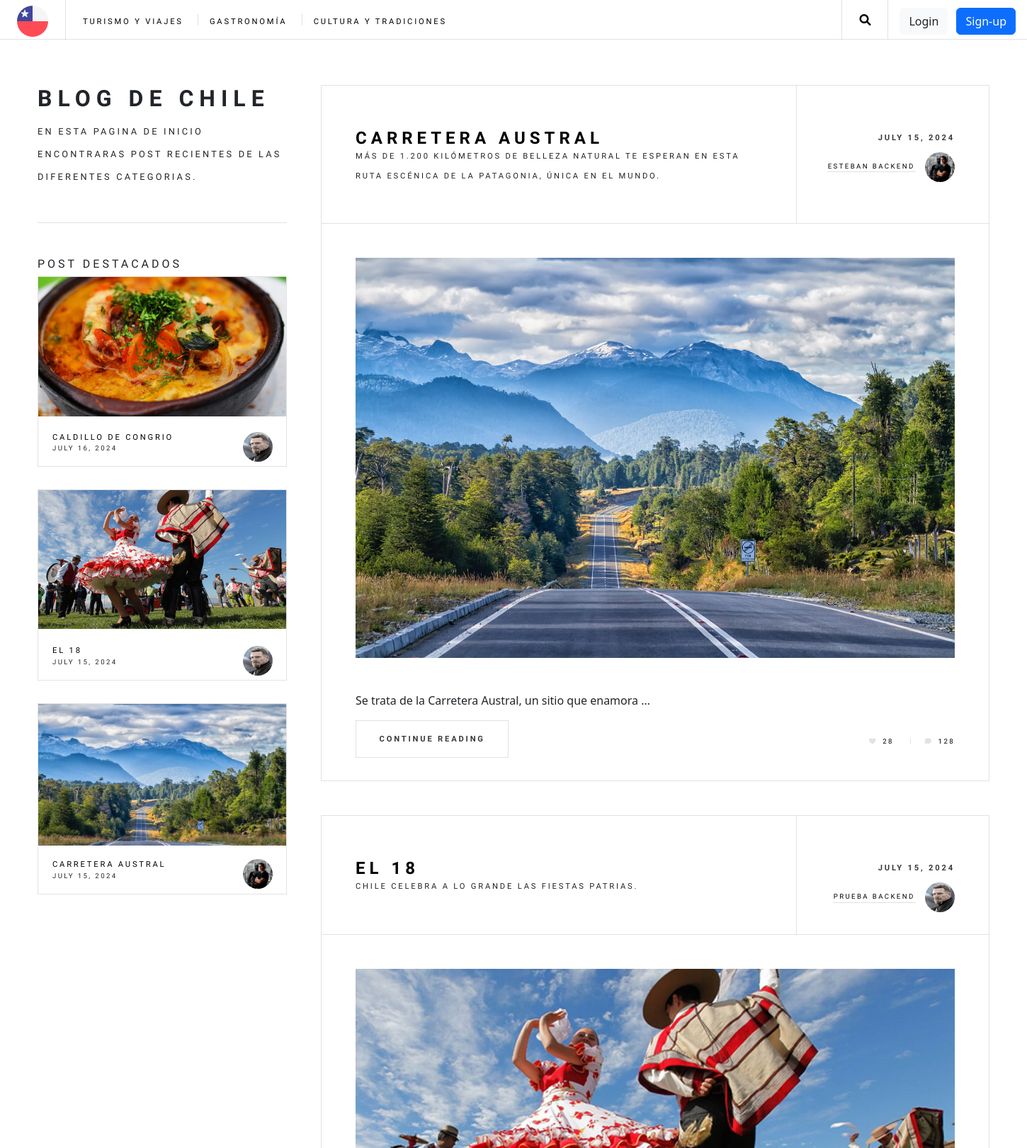
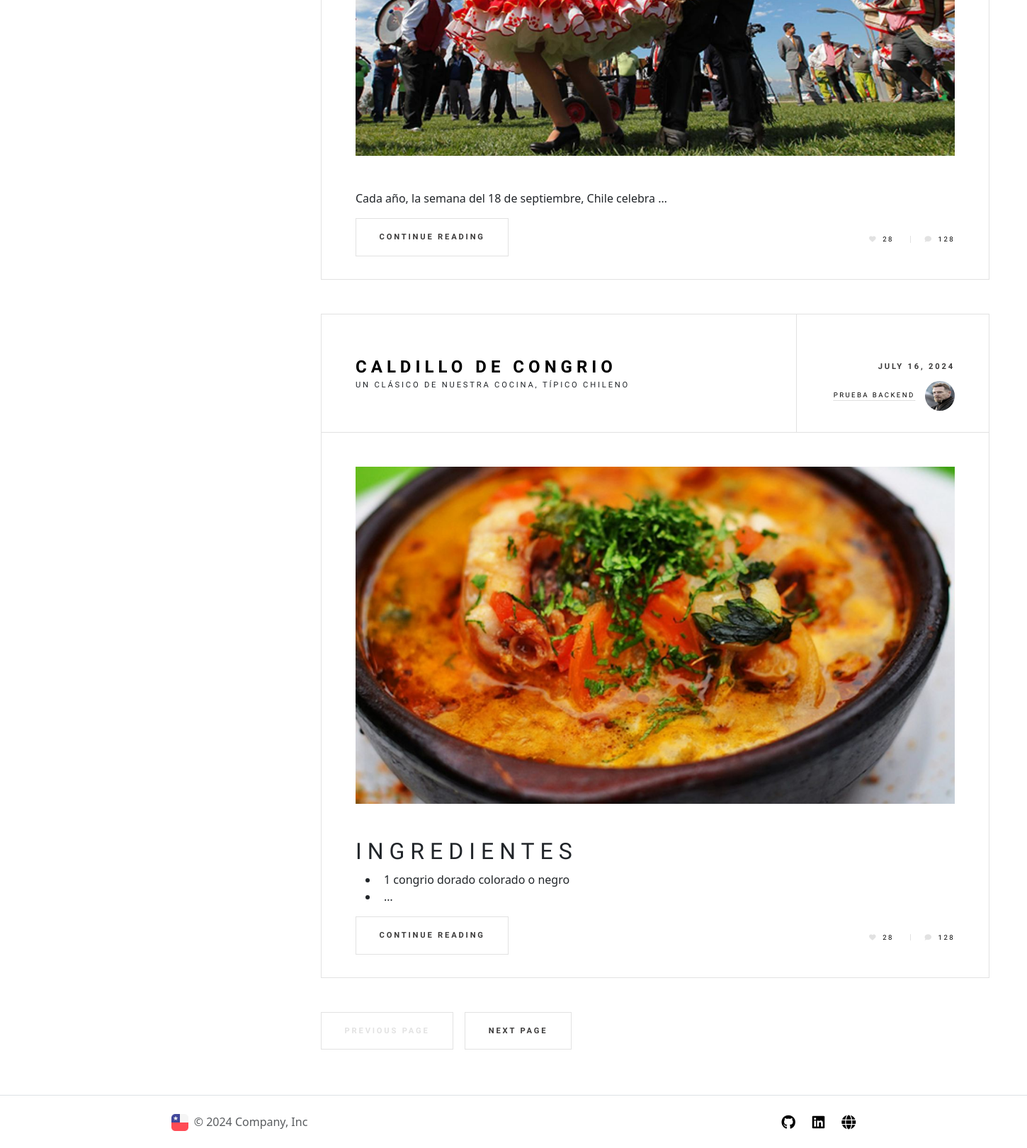
The page / on the database its author committed (2 pictures, top to bottom).
### blog/models.py (models this page shows, shortened)
class Category(models.Model):
    name = models.CharField(max_length=255)
    description = models.TextField(blank=True, null=True)

class Post(models.Model):
    title = models.CharField(max_length=255)
    subtitle = models.CharField(max_length=255)
    cover = models.ImageField(upload_to='covers/', default='default.jpg', null=True, blank=True)
    content = RichTextUploadingField()
    created_at = models.DateTimeField(auto_now_add=True)
    updated_at = models.DateField(auto_now=True)
    category = models.ForeignKey(Category, on_delete=models.CASCADE, related_name='posts')
    subcategory = models.ForeignKey(SubCategory, on_delete=models.CASCADE, related_name='posts')
    author = models.ForeignKey(User, on_delete=models.CASCADE, related_name='posts')

### users/models.py (models this page shows, shortened)
class Profile(models.Model):
    user = models.OneToOneField(User, on_delete=models.CASCADE, related_name='profile')
    image = models.ImageField(upload_to='profile/', default='default.jpg')

### blog/views.py (the view)
# urls.py: path('', views.home, name='home'),
def home(request):
    all_post = Post.objects.all()
    all_featured_posts = Post.objects.annotate(num_comments=Count('comments')).order_by('-num_comments')[:3]
    return render(request, 'home.html', {'all_post': all_post, 'all_featured_posts': all_featured_posts})

### blog/context_processors.py (called while the page is built)
def all_category(request):
    categories = Category.objects.all()
    return {'categories': categories }

### blog/templates/home.html
{% extends 'base.html' %}
{% load static %}
{% block content %}
<div id="main">
    {% for post in all_post %}
    {% include 'post.html' %}
    {% endfor %}
    <ul class="actions pagination">
        <li><a href="" class="disabled button large previous">Previous Page</a></li>
        <li><a href="#" class="button large next">Next Page</a></li>
    </ul>
</div>
<section id="sidebar">
    <section id="intro">
        <header>
            <h2>Blog de chile</h2>
            <p class="pt-3">En esta pagina de inicio encontraras post recientes de las diferentes categorias.</p>
        </header>
    </section>
    <section>
        <div class="mini-posts">
            <h6>Post Destacados</h6>
            {% for post in all_featured_posts %}
                <article class="mini-post">
                    <header>
                        <h3><a href="{% url 'post' post.id %}">{{post.title}}</a></h3>
                        <time class="published" datetime="2015-10-20">{{post.created_at|date:"F j, Y"}}</time>
                        <a href="{% url 'post' post.id %}" class="author">
                            <img src="{{post.author.profile.image.url}}" height="42" width="42">
                        </a>
                    </header>
                    <a href="{% url 'post' post.id %}" class="image card-img">
                        <img src="{{post.cover.url}}" alt="{{post.cover.name}}" />
                    </a>
                </article>
            {% endfor %}
        </div>
    </section>
</section>
{% endblock %}

### templates/navbar.html (shortened to what this page needs)
{% load static %}
<header id="header">
  <div class="ps-4">
      <a href="{% url 'home' %}" class="border-0"><img class="rounded-circle" src="{% static 'images/logo.jpg' %}" alt="" width="44" height="44"></a>
  </div>
  <nav class="links">
    <ul>
      {% for category in categories %}
      <li>
        <a href="{% url 'seccion' category.name %}">{{ category.name }}</a>
      </li>
      {% endfor %}
    </ul>
  </nav>
  <nav class="main">
    <ul>
      <li class="search">
        <a class="fa-search" href="#search">Search</a>
      </li>
    </ul>
  </nav>
  {% if request.user.is_authenticated %}
  <div class="dropdown px-3 border-start">
    <span class="dropdown-toggle" role="button" data-bs-toggle="dropdown" data-bs-display="static" aria-expanded="false">
      <img src="{{ user.profile.image.url }}" width="42" height="42" class="rounded-circle">
    </span>
    <ul class="dropdown-menu dropdown-menu-end dropdown-menu-lg-end text-center me-2">
      <li class="d-flex"><a class="dropdown-item" href="{% url 'profile' %}">My Profile</a></li>
      <li class="d-flex"><a class="dropdown-item" href="{% url 'my_post' %}">My Posts</a></li>
      <li class="d-inline"><hr class="dropdown-divider"></li>
      <li class="d-flex"><a class="dropdown-item" href="{% url 'logout' %}">Logout</a></li>
    </ul>
  </div>
  {% else %}
  <div class="px-3 border-start">
    <a class="btn btn-light me-2" href="{% url 'login' %}"><span class="text-dark">Login</span></a>
    <a class="btn btn-primary" href="{% url 'register' %}"><span class="text-white">Sign-up</span></a>
  </div>
  {% endif %}
</header>

### blog/templates/post.html
{% load static %}
<article class="post">
    <header>
        <div class="title">
            <h2><a href="{% url 'post' post.id %}">{{post.title}}</a></h2>
            <p>{{post.subtitle}}</p>
        </div>
        <div class="meta">
            <time class="published" datetime="2015-11-01">{{post.created_at|date:"F j, Y"}}</time>
            <a href="{% url 'profile_user' post.id %}" class="author">
                <span class="name">{{post.author.first_name}} {{post.author.last_name}}</span>
                <img src="{{post.author.profile.image.url}}" height="42" width="42">
            </a>
        </div>
    </header>
    <a href="{% url 'post' post.id %}" class="image featured"><img src="{{post.cover.url}}" alt="{{post.cover.name}}" /></a>
    <p>{{post.content|truncatewords_html:10|safe}}</p>
    <footer>
        <ul class="actions">
            <li><a href="{% url 'post' post.id %}" class="button large">Continue Reading</a></li>
        </ul>
        <ul class="stats">
            <li><a href="#" class="icon solid fa-heart">28</a></li>
            <li><a href="#" class="icon solid fa-comment">128</a></li>
        </ul>
    </footer>
</article>

### static/css/style.css (style rules this page uses)
body { display: grid; min-height: 100vh; grid-template-rows: auto 1fr auto; }
span { color: black; }
.card-img { height: 200px; width: 100%; object-fit: cover; }

### rows shown on the page
Category: name "TURISMO Y VIAJES"
Category: name "GASTRONOMÍA"
Category: name "CULTURA Y TRADICIONES"
Post: title "CARRETERA AUSTRAL", subtitle "MÁS DE 1.200 KILÓMETROS DE BELLEZA NATURAL TE ESPERAN EN ESTA RUTA ESCÉNICA DE LA PATAGONIA, ÚNICA EN EL MUNDO.", created_at "JULY 15, 2024", author.first_name "ESTEBAN", author.last_name "BACKEND", author.profile.image (picture), cover (picture), content "Se trata de la Carretera Austral, un sitio que enamora …"
Post: title "EL 18", subtitle "CHILE CELEBRA A LO GRANDE LAS FIESTAS PATRIAS.", created_at "JULY 15, 2024", author.first_name "PRUEBA", author.last_name "BACKEND", author.profile.image (picture), cover (picture), content "Cada año, la semana del 18 de septiembre, Chile celebra …"
Post: title "CALDILLO DE CONGRIO", subtitle "UN CLÁSICO DE NUESTRA COCINA, TÍPICO CHILENO", created_at "JULY 16, 2024", author.first_name "PRUEBA", author.last_name "BACKEND", author.profile.image (picture), cover (picture), content "INGREDIENTES 1 congrio dorado colorado o negro …"
